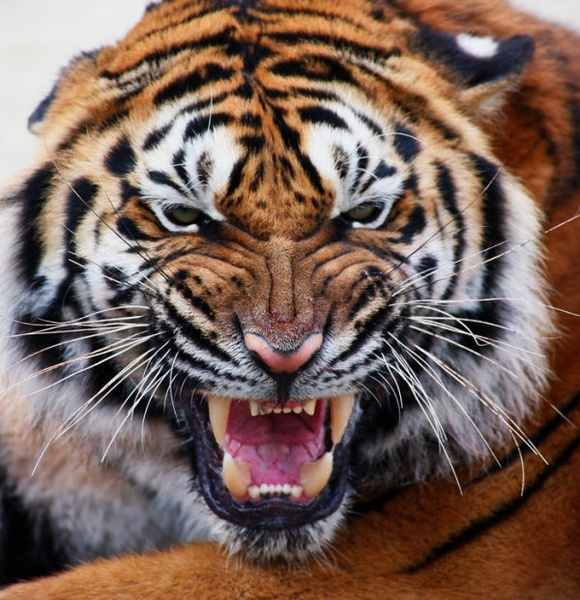
#> input picture 04.Images_and_Text/tiger.jpg, 580 x 600 px
$ jupyter execute --allow-errors images_and_text.ipynb   (shell and % lines are left out)
#> lines starting #> are read from the running program, lines starting #| are printed output that depends on the picture; after the words box and inside, x2 and y2 are one past the last pixel; in counts of white or black regions, pixels touching at a corner belong together
[cell 1]
import numpy as np
import pandas as pd
import matplotlib.pyplot as plt
from skimage.io import imread
from mpl_toolkits.mplot3d import Axes3D
from scipy.ndimage import convolve
from collections import Counter
import re
import nltk # natural language toolkit
from sklearn.datasets import fetch_20newsgroups
from sklearn.feature_extraction.text import CountVectorizer, TfidfVectorizer

## Working with images

[cell 2]
tiger_image = imread("tiger.jpg")
#> tiger_image is the input picture: shape (600, 580, 3); mean R, G, B 120.5, 97.3, 87.5

[cell 3]
tiger_image.shape # H, W, Channels
#> Out = (600, 580, 3)

[cell 4]
plt.imshow(tiger_image)
plt.show()

[cell 5]
plt.imshow(tiger_image[180:300, 150:250, :]) # All channels
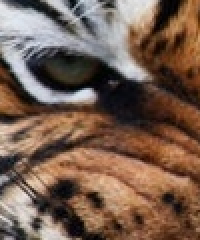
#> shown: shape (120, 100, 3) (shown 2 times larger); mean R, G, B 119.1, 95, 80.4

[cell 6]
# Getting a single channel

[cell 7]
plt.imshow(tiger_image[180:300, 150:250, 1], cmap="gray") # Manipulating the red channel, colormap
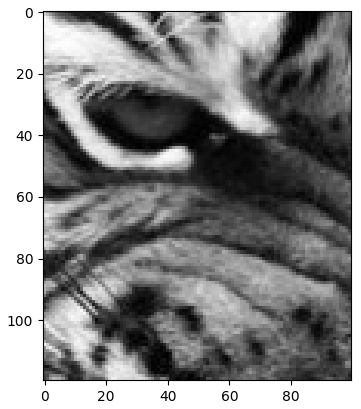
#> figure drawn by matplotlib, 1 panel

[cell 8]
tiger_image.min(), tiger_image.max() # The min and max values
#> Out = (0, 255)

### Getting the channel values

[cell 9]
for channel in [0, 1, 2]:
    print(f"Channel {channel}, min: {tiger_image[:,:, channel].min()}, max: {tiger_image[:,:, channel].max()}")
#> this loop made 3 passes
#| Channel 0, min: 0, max: 255
#| Channel 1, min: 0, max: 255
#| Channel 2, min: 0, max: 255

[cell 10]
red = tiger_image[:, :, 0]
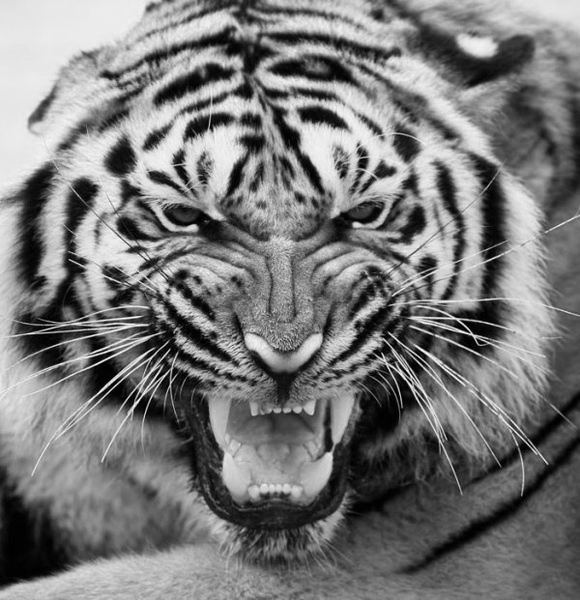
#> red: shape (600, 580); min 0, max 255, mean 120.5
green = tiger_image[:, :, 1]
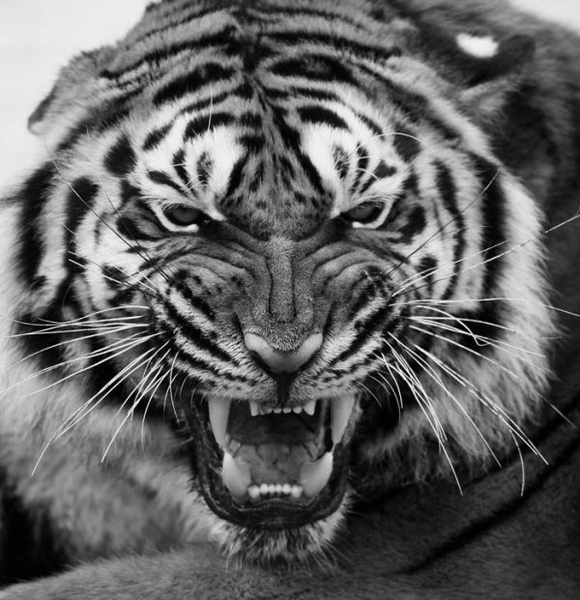
#> green: shape (600, 580); min 0, max 255, mean 97.3
blue = tiger_image[:, :, 2]
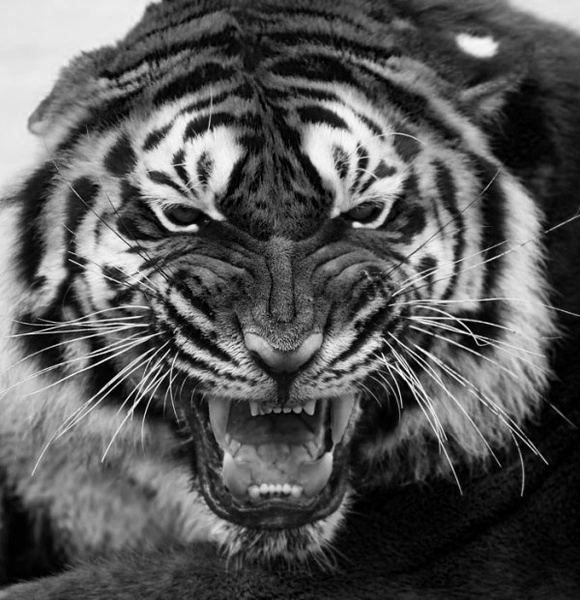
#> blue: shape (600, 580); min 0, max 255, mean 87.5

[cell 11]
red

[cell 12]
red.ravel()

[cell 13]
plt.hist(red.ravel(), bins=256, color="r", alpha=0.6)
plt.hist(green.ravel(), bins=256, color="g", alpha=0.6)
plt.hist(blue.ravel(), bins=256, color="b", alpha=0.6)
plt.xlabel("Value(px)")

plt.show()
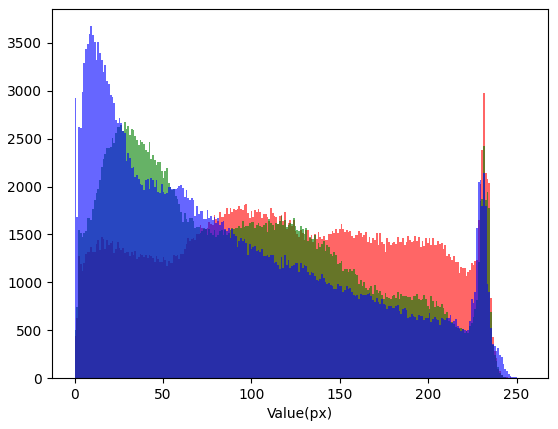
#> figure drawn by matplotlib, 1 panel; tallest bar 2981 high, from x = 231.1 to 232.1; tallest bar 2678 high, from x = 27.89 to 28.89; tallest bar 3673 high, from x = 8.96 to 9.96

[cell 14]
blue.mean()
#> Out = 87.47

[cell 15]
blue.max() / blue.std(ddof=1) # Peak signal to noise ration
#> Out = 3.74

## Red to green

[cell 16]
plt.scatter(red.ravel(), green.ravel(), s=0.1)
plt.gca().set_aspect("equal")
plt.show()
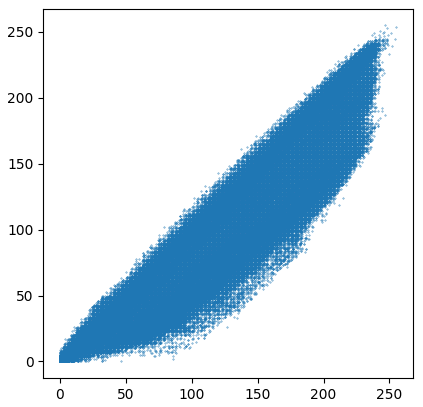
#> figure drawn by matplotlib, 1 panel

[cell 17]
tiger_grayscale = 0.299 * red + 0.587 * green + 0.114 * blue

[cell 18]
plt.imshow(tiger_grayscale, cmap="gray") # Human eye sense
plt.show()

## Convolution

[cell 19]
kernel = np.ones((3, 3)) / 9.0

[cell 20]
kernel

[cell 21]
tiger_grayscale[0:3, 0:3]
#> Out = [[223.9, 223.9, 223.9], [223.9, 223.9, 223.9], [224.9, 224.9, 224.9]]

[cell 22]
(tiger_grayscale[0:3, 0:3] * kernel).sum() # Sum of data * weight coeficients
#> Out = 224.3

[cell 23]
tiger_convolve = convolve(tiger_grayscale, kernel) # Dimming the detail

[cell 24]
plt.figure(figsize = (6, 6))
plt.imshow(tiger_grayscale, cmap="gray")
plt.show()

plt.figure(figsize = (6, 6))
plt.imshow(tiger_convolve, cmap="gray")
plt.show()

## Image morphology

[cell 25]
tiger_bw = tiger_grayscale.copy()

[cell 26]
tiger_bw[tiger_bw > 90] = 255
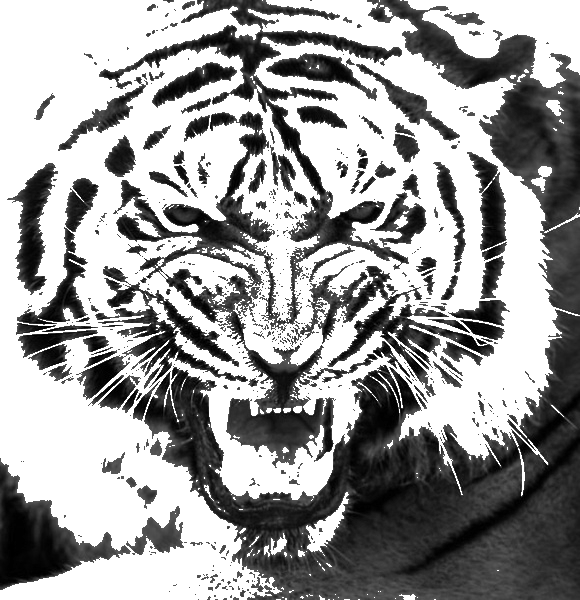
#> tiger_bw: shape (600, 580) float64; min 0, max 255, mean 156
tiger_bw[tiger_bw <= 90] = 0
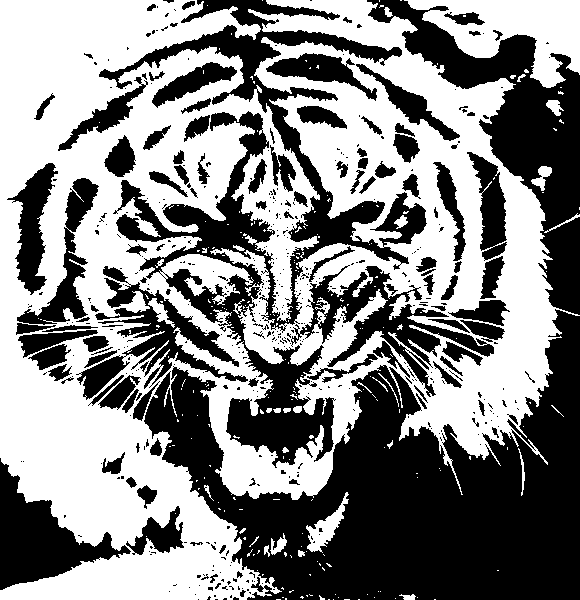
#> tiger_bw: shape (600, 580) float64; 52.7% white; 490 black regions (376 under 20 px), largest, box (x1, y1, x2, y2) and area: (144, 309, 580, 600) 62057, (99, 0, 427, 468) 30746, (367, 0, 580, 315) 18209

[cell 27]
plt.figure(figsize = (8, 8))
plt.imshow(tiger_bw, cmap="gray")
plt.show()

## Natural Language - Text processing

[cell 28]
with open("alice.txt", errors="ignore") as file:
#> (reads 04.Images_and_Text/alice.txt from the repository)
    text = file.read()

[cell 29]
text

[cell 30]
count_elements = Counter(text)

[cell 31]
count_elements

[cell 32]
count_elements.most_common(15)

[cell 33]
symbols = [symbol for symbol, count in count_elements.most_common(20)]
counts = [count for symbol, count in count_elements.most_common(20)]

[cell 34]
plt.bar(symbols, counts)
plt.show()
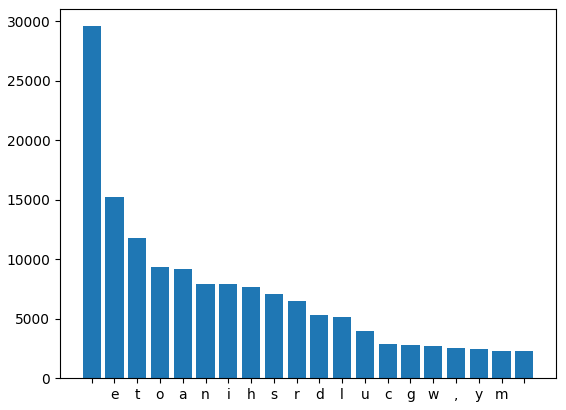
#> figure drawn by matplotlib, 1 panel; tallest bar 29580 high, from x = -0.4 to 0.4
